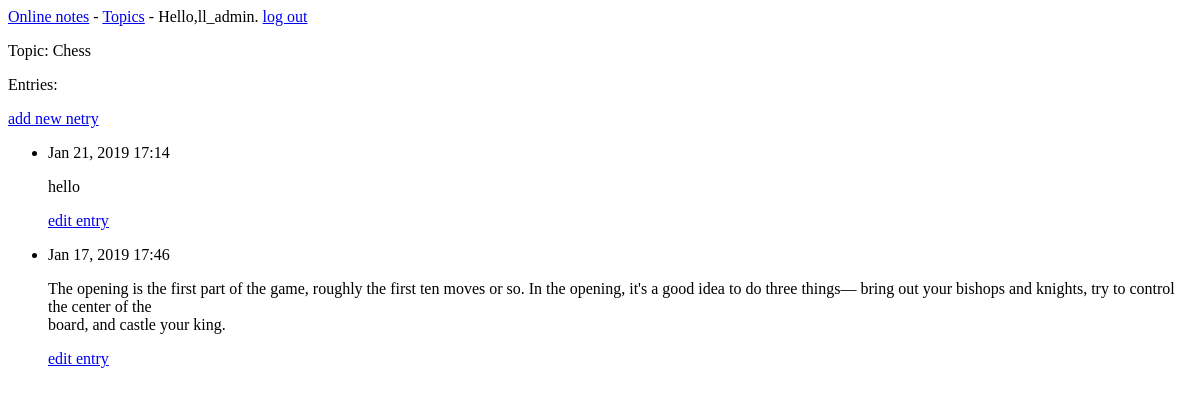
Before: /topics/1/ (signed in) with the older database file.
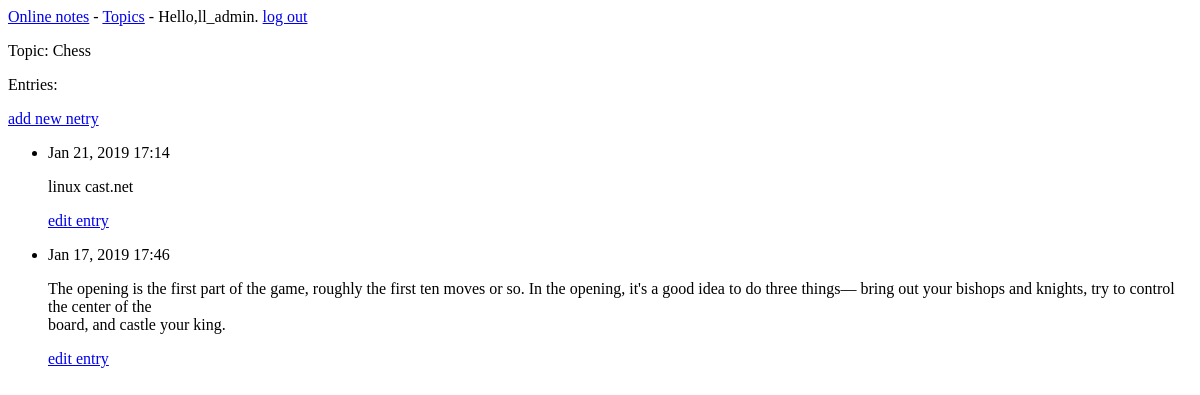
After: the same page with the newer database file.
### online_notes/models.py (models this page shows, shortened)
class Topic(models.Model):
    text = models.CharField(max_length=200)
    date_added = models.DateTimeField(auto_now_add=True)
    owner = models.ForeignKey(User)
    def __str__(self):
        return self.text

class Entry(models.Model):
    topic = models.ForeignKey(Topic)
    text = models.TextField()
    date_added = models.DateTimeField(auto_now_add=True)
    class Meta:
        verbose_name_plural = 'entries'

### online_notes/views.py (the view)
# urls.py: url(r'^topics/(?P<topic_id>\d+)/$',views.topic,name='topic'),
@login_required
def topic(request,topic_id):
    topic = Topic.objects.get(id=topic_id)
    if topic.owner != request.user:
        raise Http404
    entries = topic.entry_set.order_by('-date_added')
    context = {'topic': topic,'entries': entries}
    return render(request,'online_notes/topic.html',context)

### online_notes/templates/online_notes/topic.html
{% extends 'online_notes/base.html' %}
{% block content %}
   <p>Topic: {{topic}}</p>
   <p>Entries: </p>
   <p>
     <a href="{% url 'online_notes:new_entry' topic.id %}">add new netry</a>
   </p>
    <ul>
    {% for entry in entries %}
     <li>
         <p>{{ entry.date_added|date:'M d, Y H:i' }}</p>
         <p>{{ entry.text|linebreaks }}</p>
         <p>
           <a href="{% url 'online_notes:edit_entry' entry.id %}">edit entry</a>
         </p>
     </li>
    {% empty %}
     <li>
         There are no entries for this topic yet.
     </li>
    {% endfor %}
    </ul>
{% endblock content %}

### online_notes/templates/online_notes/base.html
<p>
    <a href="{% url 'online_notes:index' %}">Online notes</a> -
    <a href="{% url 'online_notes:topics' %}">Topics</a> -
     {% if user.is_authenticated %}
       Hello,{{ user.username }}.
       <a href="{% url 'users:logout' %}">log out</a>
     {% else %}
       <a href="{% url 'users:register' %}">register</a> -
       <a href="{% url 'users:login' %}">Login</a>
     {% endif %}
</p>
{% block content %} {% endblock content %}

Changed rows visible on the page:
changed Entry: text "hello" → "linux cast.net"
